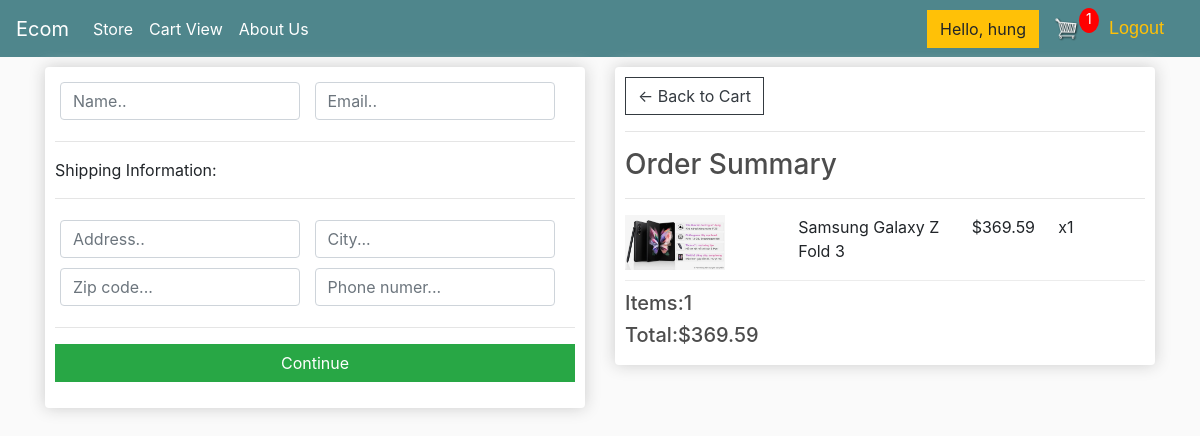
Screenshot of /checkout/ (signed in) with the database file from the repository.
### store/models.py (models this page shows, shortened)
class OrderItem(models.Model):
    product = models.ForeignKey(Product, on_delete=models.SET_NULL, null=True)
    order = models.ForeignKey(Order, on_delete=models.SET_NULL, null=True)
    quantity = models.IntegerField(default=0,null=True, blank=True)
    @property
    def get_total(self):    # phương thức trả về tổng giá sản phẩm từng sản phẩm
        total = self.product.price * self.quantity
        return total

class Product(models.Model):
    name = models.CharField(max_length=200, null=True)
    price = models.FloatField()
    detail = models.CharField(max_length=300, null=True)
    image = models.ImageField(null=True, blank =True)
    def imageURL(self): # nếu url ảnh trống hay (ảnh sản phẩm không có) sẽ trả về ảnh nope no
        try:
            url = self.image.url
        except:
            url = ''
        return url

class Order (models.Model):
    customer = models.ForeignKey(Customer, on_delete=models.SET_NULL, null=True, blank=True)
    complete = models.BooleanField(default=False )
    @property
    def shipping(self):
        shipping = False
        orderitems = self.orderitem_set.all()
        for i in orderitems:
                shipping = True
        return shipping
    @property
    def get_cart_total(self):   # phương thức trả về tổng tiền các sản phẩm trong giỏ hàng
        orderitems = self.orderitem_set.all()
        total = sum([item.get_total for item in orderitems])
        return total
    @property
    def get_cart_items(self):   # phương thức trả về tổng đơn hàng trong giỏ hàng
        orderitems = self.orderitem_set.all()
        total = sum([item.quantity for item in orderitems])
        return total

### store/views.py (the view)
# urls.py: path('checkout/', views.checkout, name = "checkout"),
@login_required(login_url='login')
def checkout(request):
    customer = request.user.customer
    order, created = Order.objects.get_or_create(customer=customer, complete=False)
    items = order.orderitem_set.all()
    cartItems = order.get_cart_items
    context = {'items': items, 'order': order,'cartItems': cartItems}
    return render(request, 'store/checkout.html', context)

### store/templates/store/checkout.html (shortened to what this page needs)
{% extends 'store/main.html' %}
{% load static %}
{% block content %}
     <div class="row">
		<div class="col-lg-6">
			<div class="box-element" id="form-wrapper">
				<form id="form">
					<div id="user-info">
						<div class="form-field">
							<input required class="form-control" type="text" name="name" placeholder="Name..">
						</div>
						<div class="form-field">
							<input required class="form-control" type="email" name="email" placeholder="Email..">
						</div>
					</div>
					<div id="shipping-info">
						<hr>
						<p>Shipping Information:</p>
						<hr>
						<div class="form-field">
							<input class="form-control" type="text" name="address" placeholder="Address..">
						</div>
						<div class="form-field">
							<input class="form-control" type="text" name="city" placeholder="City...">
						</div>
						<div class="form-field">
							<input class="form-control" type="text" name="zipcode" placeholder="Zip code...">
						</div>
						<div class="form-field">
							<input class="form-control" type="text" name="phone" placeholder="Phone numer...">
						</div>
					</div>
					<hr>
					<input id="form-button" class="btn btn-success btn-block" type="submit" value="Continue">
				</form>
			</div>
			<br>
		</div>
		<div class="col-lg-6">
			<div class="box-element">
				<a  class="btn btn-outline-dark" href="{% url 'cart' %}">&#x2190; Back to Cart</a>
				<hr>
				<h3>Order Summary</h3>
				<hr>
				{% for item in items%}	{% comment %} vòng for chạy tất cả các sản phẩm trong giỏ hàng {% endcomment %}
				<div class="cart-row">
					<div style="flex:2"><img class="row-image" src="{{item.product.imageURL}}"></div>
					<div style="flex:2">{{item.product.name}}</div>
					<div style="flex:1">${{item.product.price}}</div>
					<div style="flex:1">x{{item.quantity}}</div>
				</div>
				{% endfor %}
				<h5>Items:{{order.get_cart_items}}</h5>
				<h5>Total:${{order.get_cart_total|floatformat:2}}</h5>
			</div>
		</div>
	</div>
{% endblock content %}

### store/templates/store/main.html (shortened to what this page needs)
<!DOCTYPE html>
{% load static %}
<html>
  <head>
    <link
      rel="stylesheet"
      href="https://stackpath.bootstrapcdn.com/bootstrap/4.4.1/css/bootstrap.min.css"/>
    <link rel="stylesheet" type="text/css" href="{% static 'css/main.css' %}" />
  </head>
  <body>
    <nav class="navbar navbar-expand-lg navbar-dark bg-dark">
      <a class="navbar-brand" href="{% url 'store' %}">Ecom</a>
      <div class="collapse navbar-collapse" id="navbarSupportedContent">
        <ul class="navbar-nav mr-auto">
          <li class="nav-item active">
            <a class="nav-link" href="{% url 'store' %}" >Store <span class="sr-only">(current)</span></a>
          </li>
          <li class="nav-item active">
            <a class="nav-link" href="{% url 'detail' %}">Cart View</a>
          </li>
          <li class="nav-item active">
            <a class="nav-link" href="{% url 'about' %}">About Us</a>
          </li>
        </ul>
        <div class="form-inline my-2 my-lg-0">
          <a href="{% url 'login' %}"class="btn btn-warning">Hello, {{request.user}}</a>
          <a href="{% url 'cart' %}">
            <img  id="cart-icon" src="{% static 'images/cart.png' %}">
          </a>
          <p id="cart-total">{{cartItems}}</p>
        </div>
      </div>
      <span ><a  class="logout-msg" href="{% url 'logout' %}">Logout</a></span>
    </nav>
    <div class="container">{% block content %} {% endblock content %}</div>
  </body>
</html>

### static/css/main.css (style rules this page uses)
body { background-color: hsl(0, 0%, 98%); }
h1,h2,h3,h4,h5,h6 { color:hsl(0, 0%, 30%); }
.box-element { box-shadow:hsl(0, 0%, 80%) 0 0 16px; background-color: #fff; border-radius: 4px; padding: 10px; }
.bg-dark { background-color: #4f868c!important; }
#cart-icon { width:25px; display: inline-block; margin-left: 15px; }
#cart-total { display: block; text-align: center; color:#fff; background-color: red; width: 20px; height: 25px; border-radius: 50%; font-size: 14px; }
.col-lg-4, .col-lg-6, .col-lg-8, .col-lg-12 { margin-top: 10px; }
.btn { border-radius: 0; }
.row-image { width: 100px; }
.form-field { width:250px; display: inline-block; padding: 5px; }
.cart-row { display: flex; align-items: flex-stretch; padding-bottom: 10px; margin-bottom: 10px; border-bottom: 1px solid #ececec; }

### store/templates/store/main.html (style rules this page uses)
.logout-msg { font-family: Arial, Helvetica, sans-serif; font-size: 18px; color: RGB(255, 193, 7); margin-right: 20px; margin-left: 10px }

### rows the page displays
OrderItem: product.imageURL (picture), product.name "Samsung Galaxy Z Fold 3", product.price "369.59", quantity "1"
Order: get_cart_items "1", get_cart_total "369.59"

### other values shown
{{ request.user }} "hung"
{{ cartItems }} "1"
